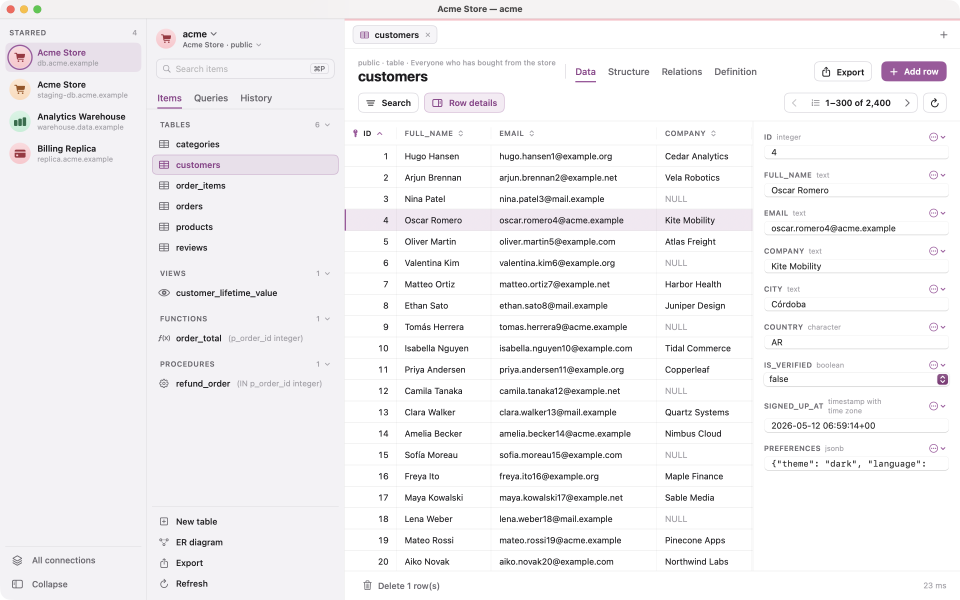
#> input picture appstore/screenshots/raw/01-browse.png, 2880 x 1800 px (shown at 1/3 size); its folder holds only this picture in this run
$ python compose.py
#> lines starting #> are read from the running program, lines starting #| are printed output that depends on the picture
#!/usr/bin/env python3
"""Composes App Store screenshots (2880x1800, 16:10) from raw window captures in ./raw.

Usage: python3 appstore/screenshots/compose.py
Writes appstore/screenshots/<name>.png, plus 1440x900 copies in ./1440x900.
Raw captures are taken with `screencapture -o -l <window id>` of a demo instance at 1440x900 points.
"""
from pathlib import Path

from PIL import Image, ImageDraw, ImageFilter, ImageFont

HERE = Path(__file__).resolve().parent
RAW = HERE / "raw"
W, H = 2880, 1800
FONT = "/System/Library/Fonts/SFNS.ttf"

LIGHT = dict(top=(255, 243, 248), bottom=(238, 226, 242), title=(30, 29, 32), accent=(142, 63, 138), sub=(96, 92, 104))
DARK = dict(top=(42, 27, 43), bottom=(18, 14, 20), title=(242, 241, 244), accent=(232, 168, 228), sub=(178, 172, 184))

SHOTS = [
    # file, theme, headline (accent part in [brackets]), subtitle, layout
    ("01-browse", LIGHT, "Postgres, [beautifully native].",
     "A fast, keyboard-friendly database client made for the Mac.", "center"),
    ("02-edit", LIGHT, "Edit safely. [Commit with confidence.]",
     "Changes are staged and color-coded, then committed in one transaction.", "center"),
    ("03-review", LIGHT, "[No surprises] on production.",
     "Every write shows its SQL and waits for your OK before it runs.", "center"),
    ("04-sql", LIGHT, "A SQL editor that [keeps up].",
     "Highlighting, alias-aware completion, multiple result sets and transactions.", "center"),
    ("05-diagram", LIGHT, "See your [whole schema].",
     "ER diagrams and relations, drawn straight from your foreign keys.", "center"),
    ("06-search-dark", DARK, "Find any row [in seconds].",
     "Combine filters by column and operator, then edit the results in place.", "center"),
    ("07-connections", LIGHT, "Every environment,\n[color-coded].",
     "Folders, stars, SSH tunnels, read-only mode and passwords in the Keychain.", "side"),
    ("08-structure-dark", DARK, "Change structure [without the DDL].",
     "Columns, indexes and constraints, applied as reviewed ALTER statements.", "center"),
    ("09-assistant", LIGHT, "Ask your database [anything].",
     "The AI assistant reads your schema, runs read-only queries and answers in plain language.", "center"),
    ("10-assistant-sql-dark", DARK, "SQL, [written for you].",
     "Describe what you need. The assistant writes the query and opens it in a tab, ready to run.", "center"),
]


def font(size, weight):
    f = ImageFont.truetype(FONT, size)
    f.set_variation_by_name(weight)
    return f


def gradient(theme):
    top, bottom = theme["top"], theme["bottom"]
    column = Image.new("RGB", (1, H))
    for y in range(H):
        t = y / (H - 1)
        column.putpixel((0, y), tuple(round(a + (b - a) * t) for a, b in zip(top, bottom)))
    return column.resize((W, H)).convert("RGBA")


# [33 lines left out: functions draw_rich, with_shadow, not called in this run]


def compose(name, theme, headline, subtitle, layout):
    canvas = gradient(theme)
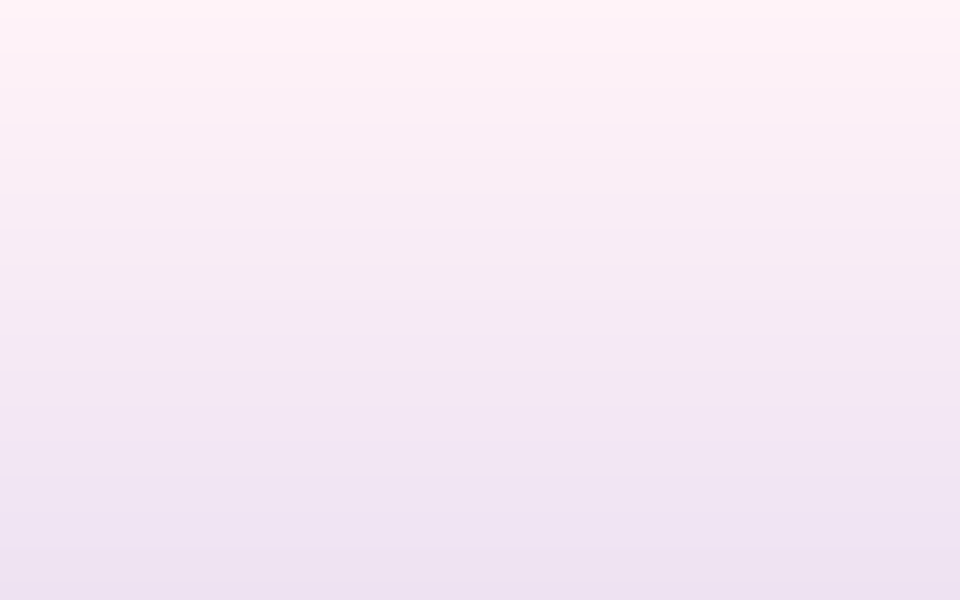
#> canvas: PIL image 2880x1800 RGBA (shown at 1/3 size); mean R, G, B, A 246.5, 234.5, 245, 255
    draw = ImageDraw.Draw(canvas)
    window = Image.open(RAW / f"{name}.png").convert("RGBA")
#> window is the input picture: PIL image 2880x1800 RGBA; mean R, G, B, A 243, 241.9, 243.5, 255
    title_font, sub_font = font(112, "Bold"), font(50, "Regular")

    if layout == "center":
        draw_rich(draw, (W / 2, 96), headline, title_font, theme, "center")
        draw.text((W / 2, 260), subtitle, font=sub_font, fill=theme["sub"], anchor="ma")
        # Fit the whole window (its bottom bar matters) between the subtitle and the bottom edge.
        top, bottom_margin = 380, 60
        scale = (H - top - bottom_margin) / window.height
        window = window.resize((round(window.width * scale), H - top - bottom_margin), Image.LANCZOS)
        with_shadow(canvas, window, ((W - window.width) // 2, top))
    else:  # text left, window right
        lines = headline.split("\n")
        y = 560
        for line in lines:
            draw_rich(draw, (200, y), line, title_font, theme, "left")
            y += 140
        y += 40
        for line in wrap(draw, subtitle, sub_font, 1100):
            draw.text((200, y), line, font=sub_font, fill=theme["sub"])
            y += 70
        scale = 1520 / window.height
        window = window.resize((round(window.width * scale), 1520), Image.LANCZOS)
        with_shadow(canvas, window, (W - window.width - 220, 180))

    out = canvas.convert("RGB")
    out.save(HERE / f"{name}.png", optimize=True)
    small = HERE / "1440x900"
    small.mkdir(exist_ok=True)
    out.resize((1440, 900), Image.LANCZOS).save(small / f"{name}.png", optimize=True)


# [10 lines left out: function wrap, not called in this run]


if __name__ == "__main__":
    for shot in SHOTS:
#> (the run stopped early here; a loop or call above may not have finished)
